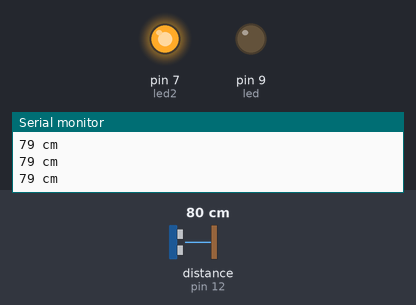
This sketch was run on a simulated Arduino Uno, built with avr-gcc and run on an emulated ATmega328P. Parts: output pins drawn as LEDs (lit = HIGH), the last lines printed to the serial monitor. Wiring (inferred from the names in the program): ultrasonic range finder: trigger pin 10; echo pin 12. The inputs (shaded band) are chosen by the test bench; at power-on: distance to the obstacle (sensor on pin 12) 80 cm. The echo pulse lasts 58.3 µs per cm; no radio packets arrive unless stated; pins used as bus, display or sensor lines are not drawn.

Above: at 1.2 s.
1.3 s: distance to the obstacle (sensor on pin 12) set to 68 cm
2.8 s: distance to the obstacle (sensor on pin 12) set to 60 cm
At 4.0 s:
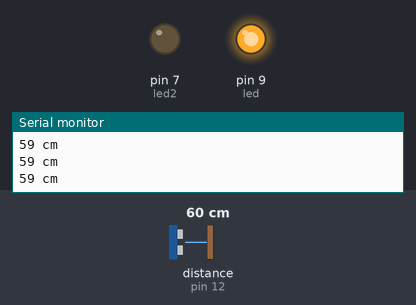
4.4 s: distance to the obstacle (sensor on pin 12) set to 120 cm
At 4.8 s:
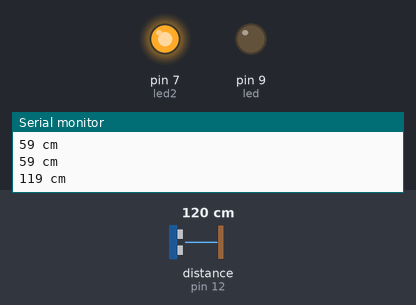
6.0 s: distance to the obstacle (sensor on pin 12) set to 2 cm
At 7.3 s:
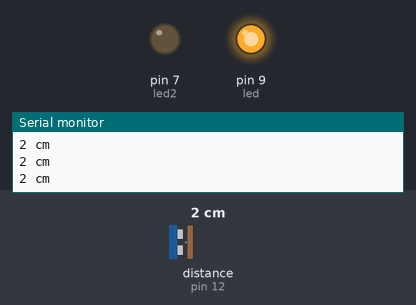
Timing chart, 0 to 8.6 s (numbered marks = the images above; inputs shaded):
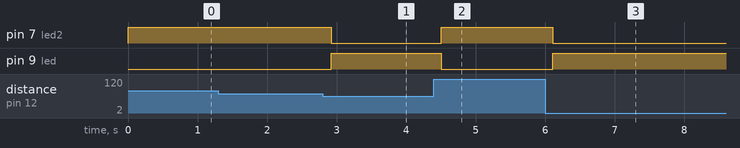

Measured:
- the behaviour switches between 66 and 65 cm on distance to the obstacle (sensor on pin 12) (found by bisection; images 0 and 1)
- after the input at 2.8 s, pin 7 (led2): HIGH → LOW after 0.12 s; pin 9 (led): LOW → HIGH after 0.12 s
- after the input at 4.4 s, pin 7 (led2): LOW → HIGH after 0.11 s; pin 9 (led): HIGH → LOW after 0.11 s
- after the input at 6.0 s, pin 7 (led2): HIGH → LOW after 0.11 s; pin 9 (led): LOW → HIGH after 0.11 s

The sketch:

TX.ino
```cpp
// (licence header left out)
#include <VirtualWire.h>
char *SR04;
char *RFLNK;


/*
 HC-SR04 Ping distance sensor]
 VCC to arduino 5v GND to arduino GND
 Echo to Arduino pin 13 Trig to Arduino pin 12
 Red Led = pin 9
 White Led = pin 7
 433mhz Transmitter = pin 5
 */

#define trigPin 10
#define echoPin 12
#define led 9
#define led2 7

void setup() {
  Serial.begin (9600);
  pinMode(trigPin, OUTPUT);
  pinMode(echoPin, INPUT);
  pinMode(led, OUTPUT);
  pinMode(led2, OUTPUT);
  vw_set_tx_pin(5);
  vw_setup(4000); //speed of data transfer Kbps
}

void loop() {


  long duration, distance;
  digitalWrite(trigPin, LOW);
  delayMicroseconds(2);
  digitalWrite(trigPin, HIGH);

  delayMicroseconds(10);
  digitalWrite(trigPin, LOW);
  duration = pulseIn(echoPin, HIGH);
  distance = (duration/2) / 29.1;
  if (distance < 65) {  // check to see if garage door is within 65cm of the sensor
  digitalWrite(led,HIGH); // Light the red led to indicate that the garage door is open
  digitalWrite(led2,LOW);
  SR04="1";
  vw_send((uint8_t *)SR04, strlen(SR04)); // send character '1' via the 433mhz link
  vw_wait_tx();
  delay(100);


}
  else {
    digitalWrite(led,LOW); //set red led to off
    digitalWrite(led2,HIGH); //set white led to high to show that the system is working and the door is closed
    SR04="0";
    vw_send((uint8_t *)SR04, strlen(SR04)); // send character '0' via the 433mhz link
    vw_wait_tx();
    delay(100);
  }

  // send the reading via serial incase we need them for debugging
  if (distance >= 200 || distance <= 0){
    Serial.println("Out of range");
  }
  else {
    Serial.print(distance);
    Serial.println(" cm");
  }
  delay(100);
}
```
